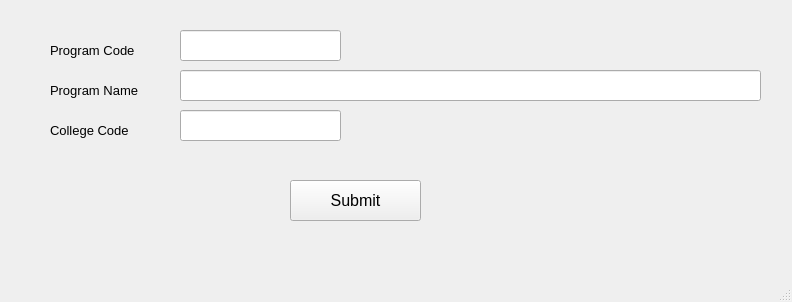
<?xml version="1.0" encoding="UTF-8"?>
<ui version="4.0">
 <class>editProgramWindow2</class>
 <widget class="QMainWindow" name="editProgramWindow2">
  <property name="geometry">
   <rect>
    <x>0</x>
    <y>0</y>
    <width>792</width>
    <height>302</height>
   </rect>
  </property>
  <property name="windowTitle">
   <string>Edit Program</string>
  </property>
  <widget class="QWidget" name="centralwidget">
   <widget class="QLabel" name="label_3">
    <property name="geometry">
     <rect>
      <x>50</x>
      <y>120</y>
      <width>101</width>
      <height>21</height>
     </rect>
    </property>
    <property name="font">
     <font>
      <pointsize>10</pointsize>
     </font>
    </property>
    <property name="text">
     <string>College Code</string>
    </property>
   </widget>
   <widget class="QLabel" name="label">
    <property name="geometry">
     <rect>
      <x>50</x>
      <y>40</y>
      <width>111</width>
      <height>21</height>
     </rect>
    </property>
    <property name="font">
     <font>
      <pointsize>10</pointsize>
     </font>
    </property>
    <property name="text">
     <string>Program Code</string>
    </property>
   </widget>
   <widget class="QLineEdit" name="programNameNew">
    <property name="geometry">
     <rect>
      <x>180</x>
      <y>70</y>
      <width>581</width>
      <height>31</height>
     </rect>
    </property>
    <property name="font">
     <font>
      <pointsize>10</pointsize>
     </font>
    </property>
   </widget>
   <widget class="QLineEdit" name="programCodeNew">
    <property name="geometry">
     <rect>
      <x>180</x>
      <y>30</y>
      <width>161</width>
      <height>31</height>
     </rect>
    </property>
    <property name="font">
     <font>
      <pointsize>10</pointsize>
     </font>
    </property>
   </widget>
   <widget class="QLineEdit" name="collegeCodeNew">
    <property name="geometry">
     <rect>
      <x>180</x>
      <y>110</y>
      <width>161</width>
      <height>31</height>
     </rect>
    </property>
    <property name="font">
     <font>
      <pointsize>10</pointsize>
     </font>
    </property>
    <property name="text">
     <string/>
    </property>
   </widget>
   <widget class="QLabel" name="label_2">
    <property name="geometry">
     <rect>
      <x>50</x>
      <y>80</y>
      <width>111</width>
      <height>21</height>
     </rect>
    </property>
    <property name="font">
     <font>
      <pointsize>10</pointsize>
     </font>
    </property>
    <property name="text">
     <string>Program Name</string>
    </property>
   </widget>
   <widget class="QPushButton" name="submitProgram">
    <property name="geometry">
     <rect>
      <x>290</x>
      <y>180</y>
      <width>131</width>
      <height>41</height>
     </rect>
    </property>
    <property name="font">
     <font>
      <pointsize>12</pointsize>
     </font>
    </property>
    <property name="text">
     <string>Submit</string>
    </property>
   </widget>
  </widget>
  <widget class="QMenuBar" name="menubar">
   <property name="geometry">
    <rect>
     <x>0</x>
     <y>0</y>
     <width>792</width>
     <height>26</height>
    </rect>
   </property>
  </widget>
  <widget class="QStatusBar" name="statusbar"/>
 </widget>
 <resources/>
 <connections/>
</ui>
